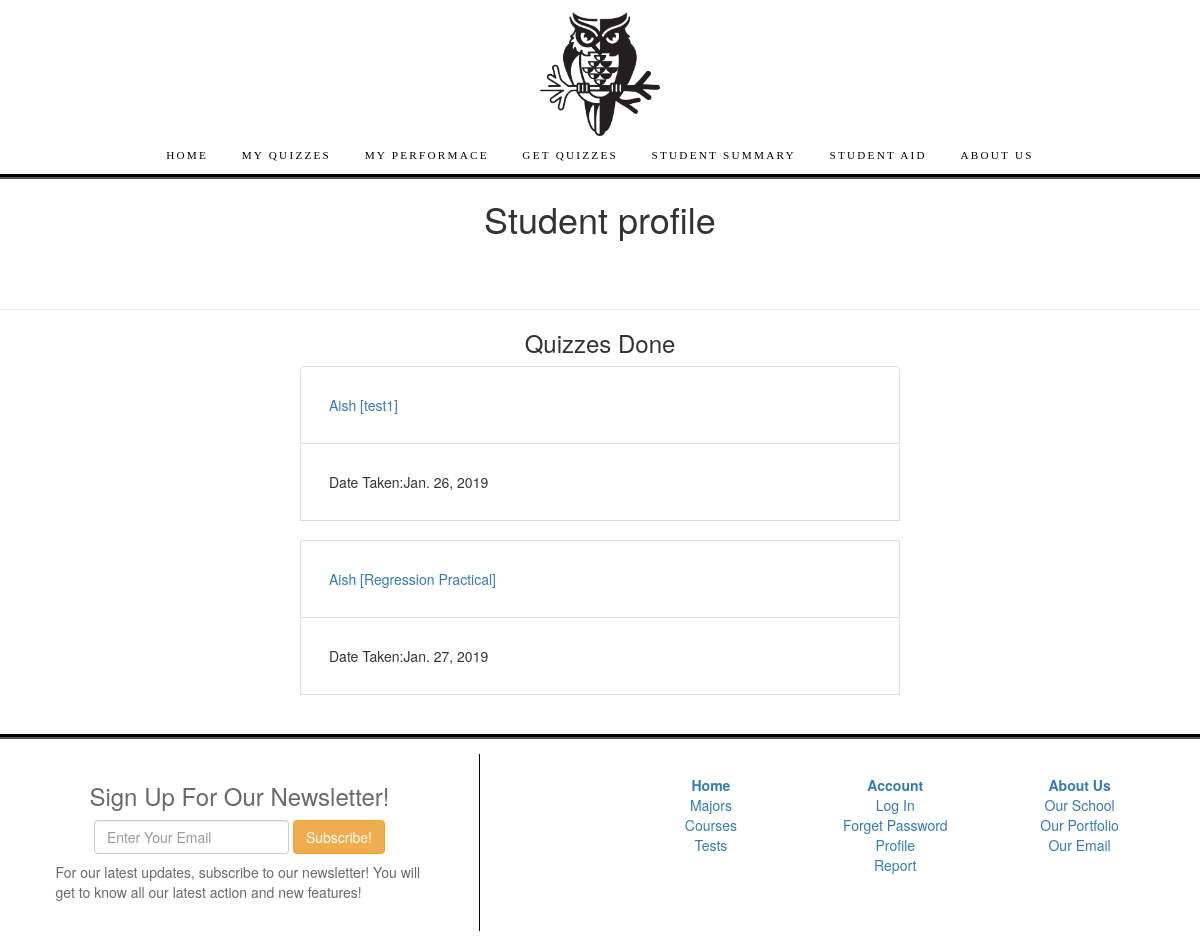
Before: /quiz/test/ (signed in) with the older database file.
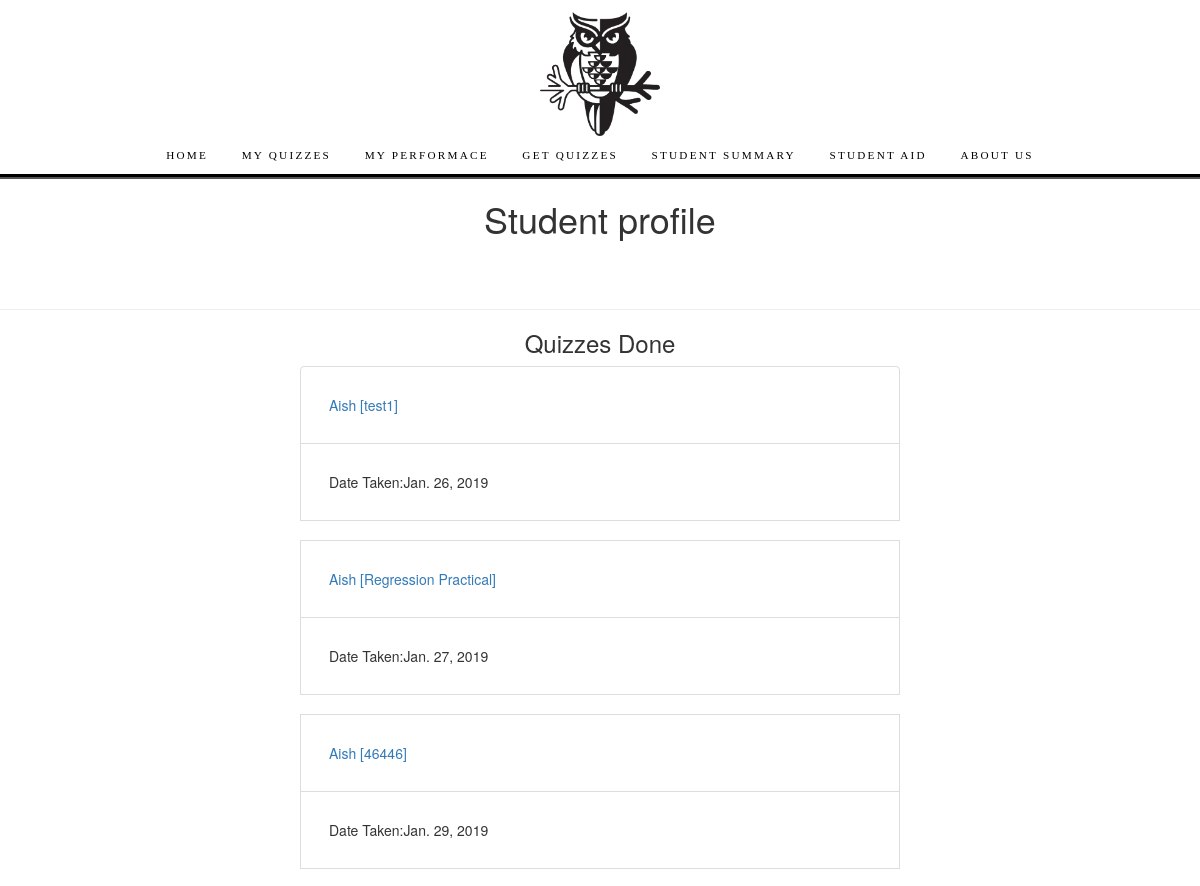
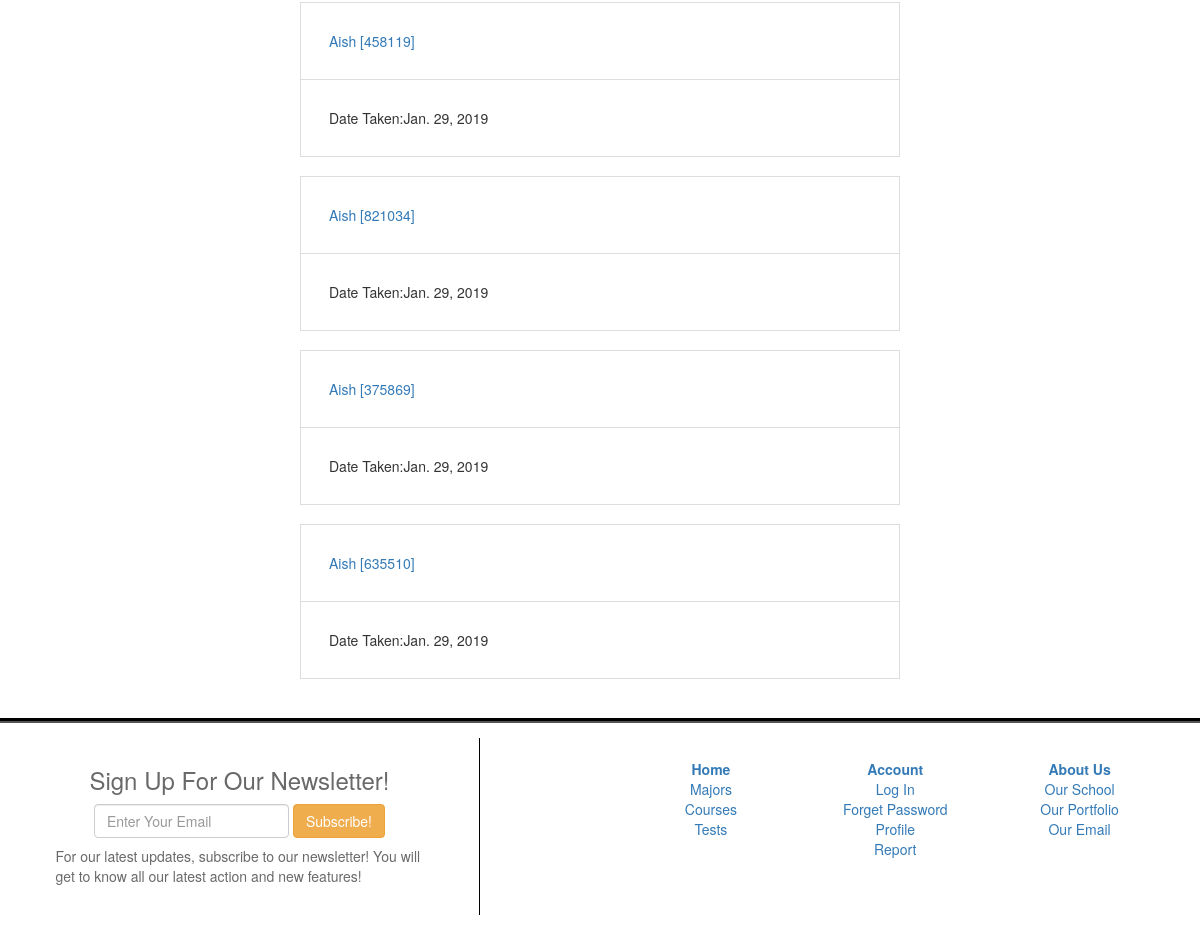
After: the same page with the newer database file (2 pictures, top to bottom).
### quiz/models.py (models this page shows, shortened)
class Summary(models.Model):
    student = models.ForeignKey(Student, on_delete=models.CASCADE, null = True)
    quiz = models.ForeignKey(Quiz, on_delete =  models.CASCADE, null = True)
    studentScore = models.IntegerField(default = 0)
    date_taken  = models.DateField(auto_now=True)
    class Meta:
        verbose_name = 'Finished_quiz'
        verbose_name_plural = 'Finished_quizzes'
    def get_absolute_url(self):
        return reverse("result-detail", args=[str(self.id)])
    def __str__(self):
        return f'{self.student} [{self.quiz}]'

class Student(models.Model):
    studentUser = models.OneToOneField(settings.AUTH_USER_MODEL, on_delete=models.CASCADE, null = True)
    assigned_quizzes = models.ManyToManyField(Quiz)
    M = 'M'
    F = 'F'
    GENDER_SELECT =  (
        (M, 'Male'),
        (F, 'Female'),
    )
    HIGHER_SELECT = (
        ('yes', 'yes'),
        ('no', 'no'),
    )
    ACTIVITIES_SELECT = (
         ('yes', 'yes'),
        ('no', 'no'),
    )
    SCH_SUPPORT = (
        ('yes', 'yes'),
        ('no', 'no')
    )
    sex = models.CharField(max_length = 1, choices = GENDER_SELECT, default = M)
    age = models.IntegerField(null = True)
    travelTime = models.IntegerField(null = True)
    studytime = models.IntegerField(null= True)
    higher = models.CharField(max_length = 3, choices = HIGHER_SELECT, blank = True, default = 'yes')
    activities = models.CharField(max_length = 3, choices = ACTIVITIES_SELECT , blank = True, default = 'yes')
    absences = models.IntegerField(null = True, blank = True)
    passed = models.IntegerField(null = True)
    schoolsup = models.CharField(max_length = 3, choices = SCH_SUPPORT , blank = True, default = 'yes')
    freetime = models.IntegerField(default = 0)
    class Meta:
        pass
    def __str__(self):
        return f'{self.studentUser.first_name}'

class Quiz(models.Model):
    quiz_name = models.CharField(max_length=50,  verbose_name = ("Quiz name"))
    description = models.CharField(max_length=500 , null = True)
    topic = models.ForeignKey(Subject,on_delete=models.SET_NULL, null = True)
    date_created = models.DateField(auto_now = True)
    pass_mark = models.SmallIntegerField( blank=True, null=True, verbose_name = ("Pass mark"), validators = [MaxValueValidator(100)]) # validates the maximum mark set
    class Meta:
        pass
    def __str__(self):
        return f'{self.quiz_name}'

### quiz/views.py (the view)
# urls.py: path('test/', views.studentReportView.as_view(), name = "individual-list"),
class studentReportView(LoginRequiredMixin, generic.ListView):
    context_object_name = "summary_list"
    model = Student
    template_name = "quiz/individual_list.html"
    def get_queryset(self,  **kwargs):
        student = self.request.user.student
        queryset = student.summary_set.all()
        return queryset

### quiz/templates/quiz/individual_list.html (shortened to what this page needs)
{%extends 'base.html'%}
{%block content%}
<h1 class="text-center">Student profile</h1>
{% if object_list %}
<br><br>
<hr>
<h3 class="text-center">Quizzes Done</h3>
<ul class="list-group"  style ="margin-left:auto; margin-right: auto; width: 50%">
    {% for s in object_list%}
    <li class = "list-group-item" style = "padding:2em;">
        <a href="{{s.get_absolute_url}}" >{{s}}</a>
    </li>
    <li class = "list-group-item" style = "padding:2em;">
        Date Taken:{{s.date_taken}}
    </li>
    <br>
{%endfor%}
</ul>
{% else %}
<p>There are no summaries avalaible</p>
{% endif %}
{%endblock content%}

Changed rows visible on the page:
added Summary: student+quiz "Aish [46446]", date_taken "Jan. 29, 2019"
added Summary: student+quiz "Aish [458119]", date_taken "Jan. 29, 2019"
added Summary: student+quiz "Aish [821034]", date_taken "Jan. 29, 2019"
added Summary: student+quiz "Aish [375869]", date_taken "Jan. 29, 2019"
added Summary: student+quiz "Aish [635510]", date_taken "Jan. 29, 2019"
